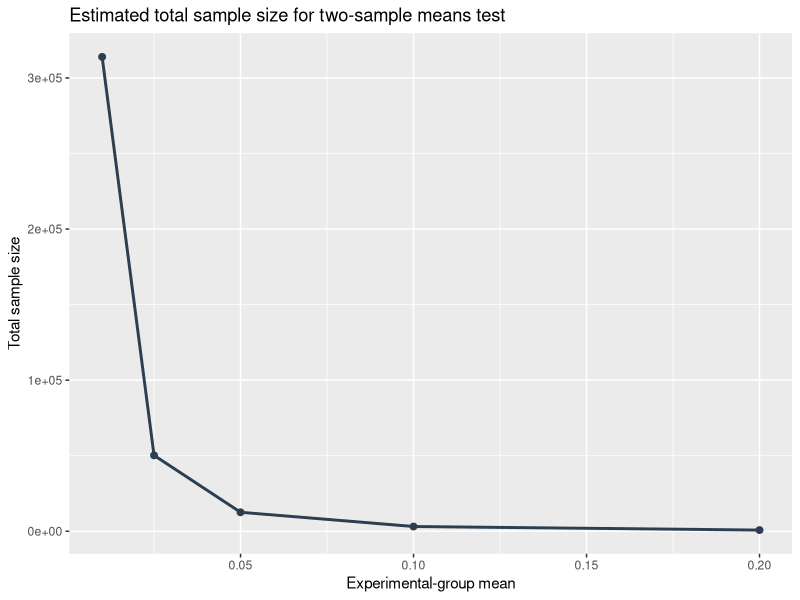

The R script that drew this image:
## ---- chunk 1
# Load the pwr package
library(pwr)
# Run the pwr.t.test function
pwr.t.test(n = NULL, 
           d = 0.1,
           sig.level = 0.05,
           power = 0.8,
           type = "two.sample")
## ---- chunk 2
# Create variable effect_sizes and assign the treatment effects
effect_sizes <- c(0.01, 0.025, 0.05, 0.1, 0.2)
# Initialize an empty dataframe to store the results
result_table <- data.frame()
# Iterate over each effect size
for (i in effect_sizes) {
# Calculate sample size using the pwr.t.test function
# Make sure that the pwr package is loaded in R
result <- pwr.t.test(n = NULL,
                     d = i, 
                     sig.level = 0.05,
                     power = 0.8,
                     type = "two.sample")
# n gives the sample size for each group
# Multiply by 2 to gett the total sample size
sample_size <- result$n*2
# Sample size for control group
N1 <- sample_size
# Sample size for treatment group
N2 <- sample_size
# Test size
alpha <- result$sig.level
# Power
power <- result$power
# Effect size
delta <- result$d
# Control group mean
m1 <- 0
# Treatment group mean
m2 <- result$d
# Standard deviation
Std_dev<- 1
# Append the results to the dataframe
result_table <- rbind(result_table,
                      c(alpha, 
                        power,
                        sample_size,
                        N1, 
                        N2, 
                        delta,
                        m1, 
                        m2, 
                        Std_dev))
}
# Assign column names
colnames(result_table) <- c("Alpha",
                            "Power",
                            "Sample size", 
                            "N1", 
                            "N2", 
                            "Delta", 
                            "M1", 
                            "M2", 
                            "Std.Dev")
# Print the result table
print(result_table)
## ---- chunk 3
# Load the grammar of graphics package to plot the graph
library(ggplot2)
# Load dplyr package to use pipe operator |> to enter commands in a chain
library(dplyr)
result_table |> # select variables Delta and Sample size from the data frame 
  select(Delta, `Sample size`) |>
  ggplot(aes( x = Delta, y = `Sample size`)) + # plot Delta on the x-axis
  # and Sample size on the y-axis
  geom_line(color = "#2c3e50", lwd = 1) + # add a geometric line to the plot 
  geom_point(color = "#2c3e50", size = 2) + # add a geometric point to the plot 
  labs (title = "Estimated total sample size for two-sample means test",
        x = "Experimental-group mean",
        y = "Total sample size") # add labels
